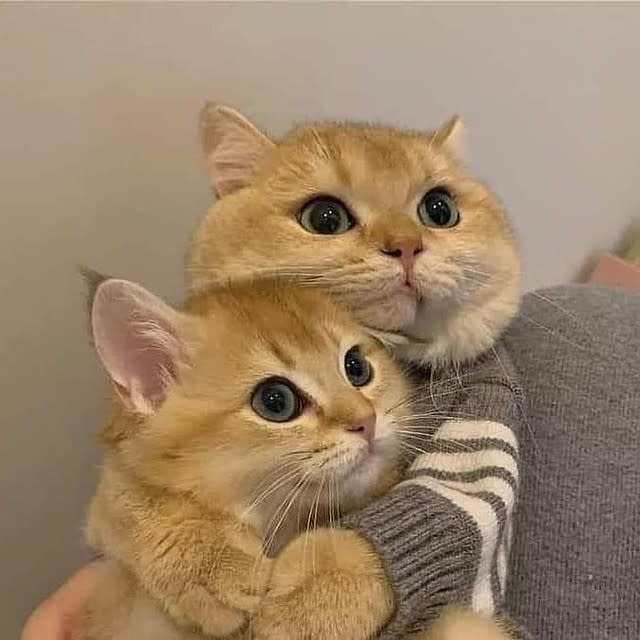
#> input picture sample.jpg, 640 x 640 px
$ python main.py
#> lines starting #> are read from the running program, lines starting #| are printed output that depends on the picture; long printed decimals are rounded
# ============================================================
# FEATURE EXTRACTION FROM RAW DATA
# ============================================================
# Goal: Extract numerical features from raw data (images, audio, video)
# Outcome: Convert raw data into usable feature values

import numpy as np
import pandas as pd
from PIL import Image
import os

print("=" * 70)
print("FEATURE EXTRACTION FROM RAW DATA - BEGINNER'S GUIDE")
print("=" * 70)

print("\n" + "=" * 70)
print("LESSON 1: IMAGE FEATURE EXTRACTION (JPG)")
print("=" * 70)

print("\n1.1 Loading and Understanding Images:")
print("-" * 70)

# Path to sample image
image_path = '../sample.jpg'

if os.path.exists(image_path):
    print(f"✓ Found image: {image_path}\n")

    # Load image using PIL
    img = Image.open(image_path)
#> img is the input picture: PIL image 640x640 RGB; mean R, G, B 155.2, 132, 105.7
    print(f"Image size (width, height): {img.size}")
#| Image size (width, height): (640, 640)
    print(f"Image format: {img.format}")
#| Image format: JPEG
    print(f"Image mode: {img.mode}")  # RGB, RGBA, etc.
#| Image mode: RGB

    # Convert to NumPy array for analysis
    img_array = np.array(img)
    print(f"\nImage shape: {img_array.shape}")
#| Image shape: (640, 640, 3)
    if len(img_array.shape) == 3:
        height, width, channels = img_array.shape
#> height = 640; width = 640; channels = 3
        print(f"Height: {height}, Width: {width}, Channels: {channels}")
#| Height: 640, Width: 640, Channels: 3
    else:
        print(f"Grayscale image with shape: {img_array.shape}")

    print("\n1.2 Extracting Color Features:")
    print("-" * 70)

    # Convert to RGB if needed
    if img.mode != 'RGB':
        img_rgb = img.convert('RGB')
        img_array = np.array(img_rgb)

    # Extract color channel features
    red_channel = img_array[:, :, 0]
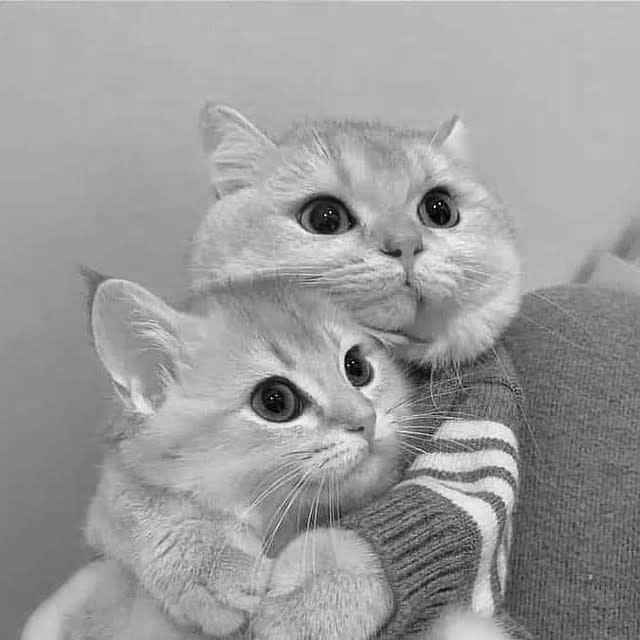
#> red_channel: shape (640, 640); min 0, max 255, mean 155.2
    green_channel = img_array[:, :, 1]
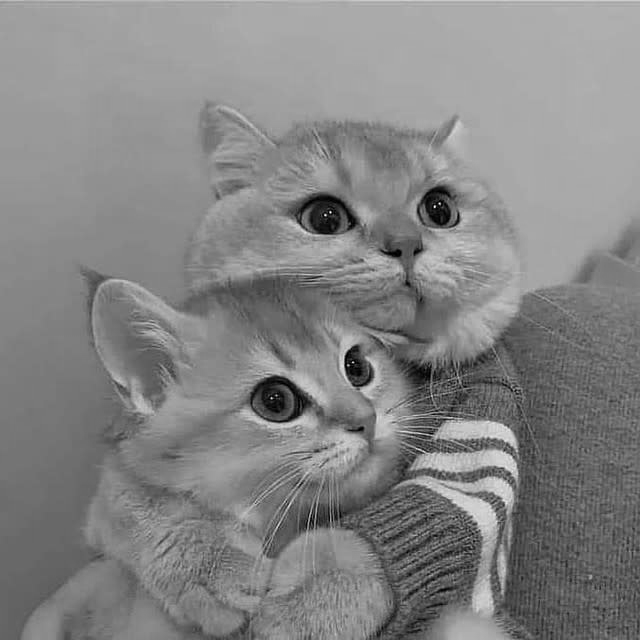
#> green_channel: shape (640, 640); min 0, max 252, mean 132
    blue_channel = img_array[:, :, 2]
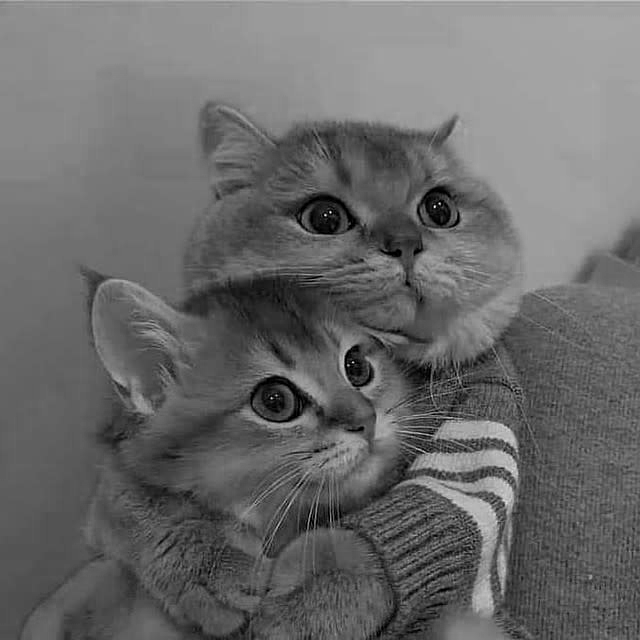
#> blue_channel: shape (640, 640); min 0, max 249, mean 105.7

    print(f"Red channel - Mean: {red_channel.mean():.2f}, Std: {red_channel.std():.2f}")
#| Red channel - Mean: 155.21, Std: 35.81
    print(f"Green channel - Mean: {green_channel.mean():.2f}, Std: {green_channel.std():.2f}")
#| Green channel - Mean: 132.04, Std: 33.07
    print(f"Blue channel - Mean: {blue_channel.mean():.2f}, Std: {blue_channel.std():.2f}")
#| Blue channel - Mean: 105.72, Std: 36.08

    # Create color feature vector
    color_features = np.array([
        red_channel.mean(), red_channel.std(),
        green_channel.mean(), green_channel.std(),
        blue_channel.mean(), blue_channel.std()
    ])
#> color_features = [155.2, 35.81, 132, 33.07, 105.7, 36.08]
    print(f"\nColor Feature Vector: {color_features}")
#| Color Feature Vector: [155.212  35.809 132.035  33.071 105.723
#|   36.080]

    print("\n1.3 Extracting Brightness and Contrast:")
    print("-" * 70)

    # Convert to grayscale for brightness analysis
    img_gray = img.convert('L')
    img_gray_array = np.array(img_gray)

    brightness = img_gray_array.mean()
#> brightness = 136
    contrast = img_gray_array.std()
#> contrast = 33.23
    min_intensity = img_gray_array.min()
#> min_intensity = 0
    max_intensity = img_gray_array.max()
#> max_intensity = 252

    print(f"Brightness (Mean): {brightness:.2f}")
#| Brightness (Mean): 135.98
    print(f"Contrast (Std Dev): {contrast:.2f}")
#| Contrast (Std Dev): 33.23
    print(f"Min Intensity: {min_intensity}")
#| Min Intensity: 0
    print(f"Max Intensity: {max_intensity}")
#| Max Intensity: 252
    print(f"Dynamic Range: {max_intensity - min_intensity}")
#| Dynamic Range: 252

    print("\n1.4 Extracting Shape Features:")
    print("-" * 70)

    # Image dimensions
    height, width = img_gray_array.shape
    aspect_ratio = width / height if height != 0 else 0
#> aspect_ratio = 1
    area = height * width
#> area = 409600

    print(f"Image Height: {height}")
#| Image Height: 640
    print(f"Image Width: {width}")
#| Image Width: 640
    print(f"Aspect Ratio (width/height): {aspect_ratio:.2f}")
#| Aspect Ratio (width/height): 1.00
    print(f"Total Pixels (Area): {area}")
#| Total Pixels (Area): 409600

    print("\n1.5 Creating Complete Image Feature Vector:")
    print("-" * 70)

    image_features = {
        'Width': width,
        'Height': height,
        'Aspect_Ratio': aspect_ratio,
        'Brightness': brightness,
        'Contrast': contrast,
        'Min_Intensity': min_intensity,
        'Max_Intensity': max_intensity,
        'Red_Mean': red_channel.mean(),
        'Red_Std': red_channel.std(),
        'Green_Mean': green_channel.mean(),
        'Green_Std': green_channel.std(),
        'Blue_Mean': blue_channel.mean(),
        'Blue_Std': blue_channel.std()
    }

    image_df = pd.DataFrame([image_features])
#> image_df = table of 1 rows and 13 columns
    print("\nImage Feature DataFrame:")
    print(image_df)
#> (printed output is left out)

else:
    print(f"✗ Image not found at: {image_path}")
    print("Please ensure sample.jpg is in the parent directory\n")

print("\n" + "=" * 70)
print("LESSON 2: AUDIO FEATURE EXTRACTION (MP3)")
print("=" * 70)

print("\n2.1 Understanding Audio Files:")
print("-" * 70)

audio_path = '../sample.mp3'

try:
    # Try to import audio libraries
    import librosa
    import librosa.display
    LIBROSA_AVAILABLE = True
except ImportError:
    LIBROSA_AVAILABLE = False
    print("Note: librosa not installed. Install with: pip install librosa")

if os.path.exists(audio_path) and LIBROSA_AVAILABLE:
    print(f"✓ Found audio file: {audio_path}\n")

    # Load audio file
    y, sr = librosa.load(audio_path)  # y = audio time series, sr = sampling rate

    print(f"Sampling Rate: {sr} Hz")
    print(f"Duration: {len(y) / sr:.2f} seconds")
    print(f"Total samples: {len(y)}")

    print("\n2.2 Extracting Audio Features:")
    print("-" * 70)

    # Temporal features
    print("Temporal Features:")
    print(f"  - Energy (RMS): {np.sqrt(np.mean(y**2)):.4f}")
    print(f"  - Zero Crossing Rate: {np.mean(librosa.feature.zero_crossing_rate(y)):.4f}")

    # Spectral features
    print("\nSpectral Features:")
    S = librosa.feature.melspectrogram(y=y, sr=sr)
    spectral_centroid = librosa.feature.spectral_centroid(y=y, sr=sr)[0]
    print(f"  - Spectral Centroid (mean): {np.mean(spectral_centroid):.2f} Hz")
    print(f"  - Spectral Centroid (std): {np.std(spectral_centroid):.2f} Hz")

    # MFCC (Mel-Frequency Cepstral Coefficients) - standard audio features
    print("\nMFCC (Mel-Frequency Cepstral Coefficients):")
    mfcc = librosa.feature.mfcc(y=y, sr=sr, n_mfcc=13)
    print(f"  - MFCC shape: {mfcc.shape}")
    print(f"  - Mean MFCC coefficients: {np.mean(mfcc, axis=1)}")

    print("\n2.3 Creating Audio Feature Vector:")
    print("-" * 70)

    audio_features = {
        'Duration': len(y) / sr,
        'Sampling_Rate': sr,
        'RMS_Energy': np.sqrt(np.mean(y**2)),
        'Zero_Crossing_Rate': np.mean(librosa.feature.zero_crossing_rate(y)),
        'Spectral_Centroid_Mean': np.mean(spectral_centroid),
        'Spectral_Centroid_Std': np.std(spectral_centroid),
        'MFCC_1': np.mean(mfcc[0]),
        'MFCC_2': np.mean(mfcc[1]),
        'MFCC_3': np.mean(mfcc[2]),
        'MFCC_Mean': np.mean(mfcc)
    }

    audio_df = pd.DataFrame([audio_features])
    print("\nAudio Feature DataFrame:")
    print(audio_df)

elif os.path.exists(audio_path) and not LIBROSA_AVAILABLE:
    print(f"✓ Found audio file: {audio_path}")
    print("Install librosa to extract audio features: pip install librosa")

else:
    print(f"✗ Audio file not found at: {audio_path}")
    print("Please ensure sample.mp3 is in the parent directory\n")

print("\n" + "=" * 70)
print("LESSON 3: VIDEO FEATURE EXTRACTION (MP4)")
print("=" * 70)

print("\n3.1 Understanding Video Files:")
print("-" * 70)

video_path = '../sample.mp4'

try:
    import cv2
    CV2_AVAILABLE = True
except ImportError:
    CV2_AVAILABLE = False
    print("Note: opencv-python not installed. Install with: pip install opencv-python")

if os.path.exists(video_path) and CV2_AVAILABLE:
    print(f"✓ Found video file: {video_path}\n")

    # Open video
    cap = cv2.VideoCapture(video_path)

    # Get video properties
    frame_count = int(cap.get(cv2.CAP_PROP_FRAME_COUNT))
    fps = cap.get(cv2.CAP_PROP_FPS)
    width = int(cap.get(cv2.CAP_PROP_FRAME_WIDTH))
    height = int(cap.get(cv2.CAP_PROP_FRAME_HEIGHT))
    duration = frame_count / fps if fps > 0 else 0

    print(f"Frame Count: {frame_count}")
    print(f"FPS (Frames Per Second): {fps:.2f}")
    print(f"Duration: {duration:.2f} seconds")
    print(f"Resolution: {width}x{height}")

    print("\n3.2 Extracting Frame Features:")
    print("-" * 70)

    # Extract features from first, middle, and last frames
    frame_indices = [0, frame_count // 2, frame_count - 1]
    frame_labels = ["First", "Middle", "Last"]
    frame_features_list = []

    for idx, label in zip(frame_indices, frame_labels):
        cap.set(cv2.CAP_PROP_POS_FRAMES, idx)
        ret, frame = cap.read()

        if ret:
            # Convert BGR to RGB
            frame_rgb = cv2.cvtColor(frame, cv2.COLOR_BGR2RGB)

            # Extract color features from this frame
            frame_b, frame_g, frame_r = cv2.split(frame)

            frame_feature = {
                f'Frame_{label}_Brightness': np.mean(cv2.cvtColor(frame, cv2.COLOR_BGR2GRAY)),
                f'Frame_{label}_Red_Mean': np.mean(frame_r),
                f'Frame_{label}_Green_Mean': np.mean(frame_g),
                f'Frame_{label}_Blue_Mean': np.mean(frame_b),
            }
            frame_features_list.append(frame_feature)

            print(f"{label} Frame:")
            print(f"  - Brightness: {frame_feature[f'Frame_{label}_Brightness']:.2f}")
            print(f"  - Red Mean: {frame_feature[f'Frame_{label}_Red_Mean']:.2f}")
            print(f"  - Green Mean: {frame_feature[f'Frame_{label}_Green_Mean']:.2f}")
            print(f"  - Blue Mean: {frame_feature[f'Frame_{label}_Blue_Mean']:.2f}")

    print("\n3.3 Creating Video Feature Vector:")
    print("-" * 70)

    video_features = {
        'Frame_Count': frame_count,
        'FPS': fps,
        'Duration': duration,
        'Width': width,
        'Height': height,
        'Resolution': width * height,
        'Aspect_Ratio': width / height if height != 0 else 0
    }

    # Add frame features
    for frame_dict in frame_features_list:
        video_features.update(frame_dict)

    video_df = pd.DataFrame([video_features])
    print("\nVideo Feature DataFrame:")
    print(video_df)

    cap.release()

elif os.path.exists(video_path) and not CV2_AVAILABLE:
    print(f"✓ Found video file: {video_path}")
    print("Install opencv-python to extract video features: pip install opencv-python")

else:
    print(f"✗ Video file not found at: {video_path}")
    print("Please ensure sample.mp4 is in the parent directory\n")

print("\n" + "=" * 70)
print("LESSON 4: NUMERIC DATA FEATURE ENGINEERING")
print("=" * 70)

print("\n4.1 Creating Features from Numeric Data:")
print("-" * 70)

# Example: Raw sensor data
raw_data = [22.5, 23.1, 22.8, 23.5, 24.2, 23.9, 24.5, 25.1, 24.8, 25.3]
print(f"Raw Sensor Data: {raw_data}")

# Derive features
numeric_features = {
    'Mean': np.mean(raw_data),
    'Std_Dev': np.std(raw_data),
    'Min': np.min(raw_data),
    'Max': np.max(raw_data),
    'Range': np.max(raw_data) - np.min(raw_data),
    'Median': np.median(raw_data),
    'Variance': np.var(raw_data),
    'Skewness': pd.Series(raw_data).skew(),
    'Kurtosis': pd.Series(raw_data).kurtosis()
}

print("\nDerived Numeric Features:")
for feature, value in numeric_features.items():
    print(f"  - {feature}: {value:.4f}")

print("\n4.2 Extracting Time-Series Features:")
print("-" * 70)

# Calculate rate of change
differences = np.diff(raw_data)
time_series_features = {
    'Rate_of_Change_Mean': np.mean(differences),
    'Rate_of_Change_Std': np.std(differences),
    'Max_Increase': np.max(differences),
    'Max_Decrease': np.min(differences),
    'Volatility': np.std(differences)
}

print(f"Differences: {differences}")
print("\nTime-Series Features:")
for feature, value in time_series_features.items():
    print(f"  - {feature}: {value:.4f}")

print("\n" + "=" * 70)
print("LESSON 5: COMBINING ALL FEATURES INTO A DATASET")
print("=" * 70)

print("\n5.1 Creating a Complete Feature Dataset:")
print("-" * 70)

# Combine all extracted features
all_features = {
    'Sample_ID': 1,
    'Data_Type': 'Mixed',
}

# Add image features (if available)
if os.path.exists(image_path):
    all_features.update({
        'Image_Width': image_features['Width'],
        'Image_Height': image_features['Height'],
        'Image_Brightness': image_features['Brightness'],
        'Image_Contrast': image_features['Contrast']
    })

# Add audio features (if available)
if os.path.exists(audio_path) and LIBROSA_AVAILABLE:
    all_features.update({
        'Audio_Duration': audio_features['Duration'],
        'Audio_RMS_Energy': audio_features['RMS_Energy'],
        'Audio_Zero_Crossing_Rate': audio_features['Zero_Crossing_Rate']
    })

# Add video features (if available)
if os.path.exists(video_path) and CV2_AVAILABLE:
    all_features.update({
        'Video_Duration': video_features['Duration'],
        'Video_FPS': video_features['FPS'],
        'Video_Resolution': video_features['Resolution']
    })

# Add numeric features
all_features.update(numeric_features)

combined_df = pd.DataFrame([all_features])
#> combined_df = table of 1 rows and 15 columns
print("\nCombined Feature DataFrame:")
print(combined_df.T)  # Transpose for better readability
#> (printed output is left out)

print("\n" + "=" * 70)
print("SUMMARY: KEY TAKEAWAYS")
print("=" * 70)

print("""
✓ IMAGE FEATURES:
  - Pixel intensity (brightness, contrast)
  - Color channels (RGB means and standard deviations)
  - Shape features (width, height, aspect ratio)

✓ AUDIO FEATURES:
  - Temporal: Energy, Zero Crossing Rate
  - Spectral: Spectral Centroid, MFCC
  - Duration and Sampling Rate

✓ VIDEO FEATURES:
  - Frame count, FPS, Duration
  - Resolution and Aspect Ratio
  - Color features from sample frames

✓ NUMERIC DATA:
  - Statistical features: Mean, Std Dev, Min, Max
  - Derived features: Range, Variance, Skewness
  - Temporal features: Rate of change, Volatility

✓ WORKFLOW FOR FEATURE EXTRACTION:
  1. Load raw data (image, audio, video, or numeric)
  2. Analyze data properties (size, format, duration)
  3. Extract relevant numerical features
  4. Normalize/scale features if needed
  5. Combine features into feature vectors
  6. Use features for pattern recognition models

➜ Next Step: Use these features to train machine learning models!
""")

print("\n" + "=" * 70)
print("INSTALLATION TIPS:")
print("=" * 70)
print("""
Required packages:
  pip install numpy pandas pillow

Optional packages for advanced features:
  pip install librosa           # For audio feature extraction
  pip install opencv-python    # For video feature extraction
  pip install scikit-learn      # For machine learning models
""")

print("\n" + "=" * 70)
